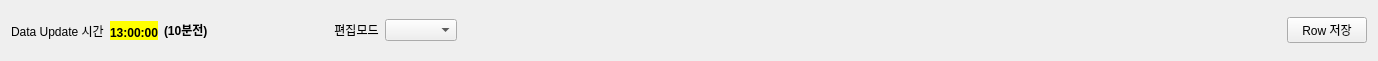
<?xml version="1.0" encoding="UTF-8"?>
<ui version="4.0">
 <class>tableheader</class>
 <widget class="QWidget" name="tableheader">
  <property name="geometry">
   <rect>
    <x>0</x>
    <y>0</y>
    <width>1378</width>
    <height>61</height>
   </rect>
  </property>
  <property name="sizePolicy">
   <sizepolicy hsizetype="Preferred" vsizetype="Fixed">
    <horstretch>0</horstretch>
    <verstretch>0</verstretch>
   </sizepolicy>
  </property>
  <property name="windowTitle">
   <string>Form</string>
  </property>
  <layout class="QHBoxLayout" name="horizontalLayout">
   <item>
    <widget class="QLabel" name="label_7">
     <property name="sizePolicy">
      <sizepolicy hsizetype="Fixed" vsizetype="Preferred">
       <horstretch>0</horstretch>
       <verstretch>0</verstretch>
      </sizepolicy>
     </property>
     <property name="text">
      <string>Data Update 시간</string>
     </property>
    </widget>
   </item>
   <item>
    <widget class="QLabel" name="label_update_time">
     <property name="sizePolicy">
      <sizepolicy hsizetype="Fixed" vsizetype="Fixed">
       <horstretch>0</horstretch>
       <verstretch>0</verstretch>
      </sizepolicy>
     </property>
     <property name="styleSheet">
      <string notr="true">background-color:yellow;font-weight:bold;padding:5px, 0px;</string>
     </property>
     <property name="text">
      <string>13:00:00</string>
     </property>
     <property name="alignment">
      <set>Qt::AlignCenter</set>
     </property>
     <property name="margin">
      <number>1</number>
     </property>
    </widget>
   </item>
   <item>
    <widget class="QLabel" name="label_update_gap">
     <property name="sizePolicy">
      <sizepolicy hsizetype="Fixed" vsizetype="Fixed">
       <horstretch>0</horstretch>
       <verstretch>0</verstretch>
      </sizepolicy>
     </property>
     <property name="styleSheet">
      <string notr="true">font-weight:bold</string>
     </property>
     <property name="text">
      <string>(10분전)</string>
     </property>
    </widget>
   </item>
   <item>
    <spacer name="horizontalSpacer">
     <property name="orientation">
      <enum>Qt::Horizontal</enum>
     </property>
     <property name="sizeType">
      <enum>QSizePolicy::Fixed</enum>
     </property>
     <property name="sizeHint" stdset="0">
      <size>
       <width>120</width>
       <height>20</height>
      </size>
     </property>
    </spacer>
   </item>
   <item>
    <widget class="QLabel" name="label_8">
     <property name="sizePolicy">
      <sizepolicy hsizetype="Fixed" vsizetype="Fixed">
       <horstretch>0</horstretch>
       <verstretch>0</verstretch>
      </sizepolicy>
     </property>
     <property name="text">
      <string>편집모드</string>
     </property>
     <property name="alignment">
      <set>Qt::AlignCenter</set>
     </property>
    </widget>
   </item>
   <item>
    <widget class="Combo_Select_Edit_Mode" name="comboBox_edit_mode">
     <property name="sizePolicy">
      <sizepolicy hsizetype="Fixed" vsizetype="Fixed">
       <horstretch>0</horstretch>
       <verstretch>0</verstretch>
      </sizepolicy>
     </property>
    </widget>
   </item>
   <item>
    <spacer name="horizontalSpacer_2">
     <property name="orientation">
      <enum>Qt::Horizontal</enum>
     </property>
     <property name="sizeHint" stdset="0">
      <size>
       <width>40</width>
       <height>20</height>
      </size>
     </property>
    </spacer>
   </item>
   <item>
    <widget class="Custom_PB_Query" name="PB_save">
     <property name="sizePolicy">
      <sizepolicy hsizetype="Fixed" vsizetype="Fixed">
       <horstretch>0</horstretch>
       <verstretch>0</verstretch>
      </sizepolicy>
     </property>
     <property name="text">
      <string>Row 저장</string>
     </property>
    </widget>
   </item>
  </layout>
 </widget>
 <customwidgets>
  <customwidget>
   <class>Custom_PB_Query</class>
   <extends>QPushButton</extends>
   <header location="global">modules.PyQt.compoent_v2.custom_상속.custom_PB</header>
  </customwidget>
  <customwidget>
   <class>Combo_Select_Edit_Mode</class>
   <extends>QComboBox</extends>
   <header location="global">modules.PyQt.compoent_v2.custom_상속.custom_combo</header>
  </customwidget>
 </customwidgets>
 <resources/>
 <connections/>
</ui>
